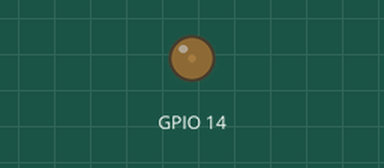
Bench run of a sketch on a simulated ESP32. Shown: output pins drawn as LEDs (lit = HIGH).

Above: at 0.05 s.
At 0.3 s:
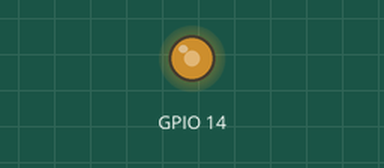
At 0.45 s:
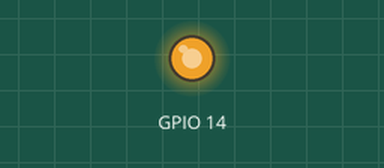
At 0.85 s:
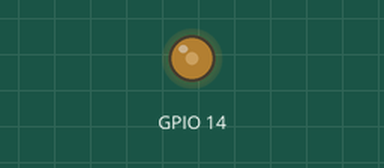
Timing chart, 0 to 3.0 s (numbered marks = the images above):
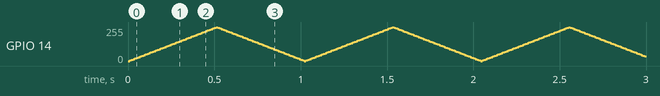

The sketch:

ledFader.ino
```cpp
unsigned long startTime =0;

void setup()
{
  Serial.begin(115200);
  ledFadeInit(14,0,5000,8);
}

void loop()
{
  ledFade(0,10);
}

void ledFade(int pwmChannel,int fadeSpeed)
{
    for (int i = 0; i < 255; i+=5)
    {
        ledcWrite(pwmChannel, i);
        delay(fadeSpeed);
    }

    for (int i = 255; i > 0; i-=5)
    {
        ledcWrite(pwmChannel, i);
        delay(fadeSpeed);
    }
}

void ledFadeInit(int pwmPin, int pwmChannel, int pwmFreq, int pwmResolution)
{
    pinMode(pwmPin, OUTPUT);
    ledcSetup(pwmChannel, pwmFreq, pwmResolution);
    ledcAttachPin(pwmPin, pwmChannel);
}
```
